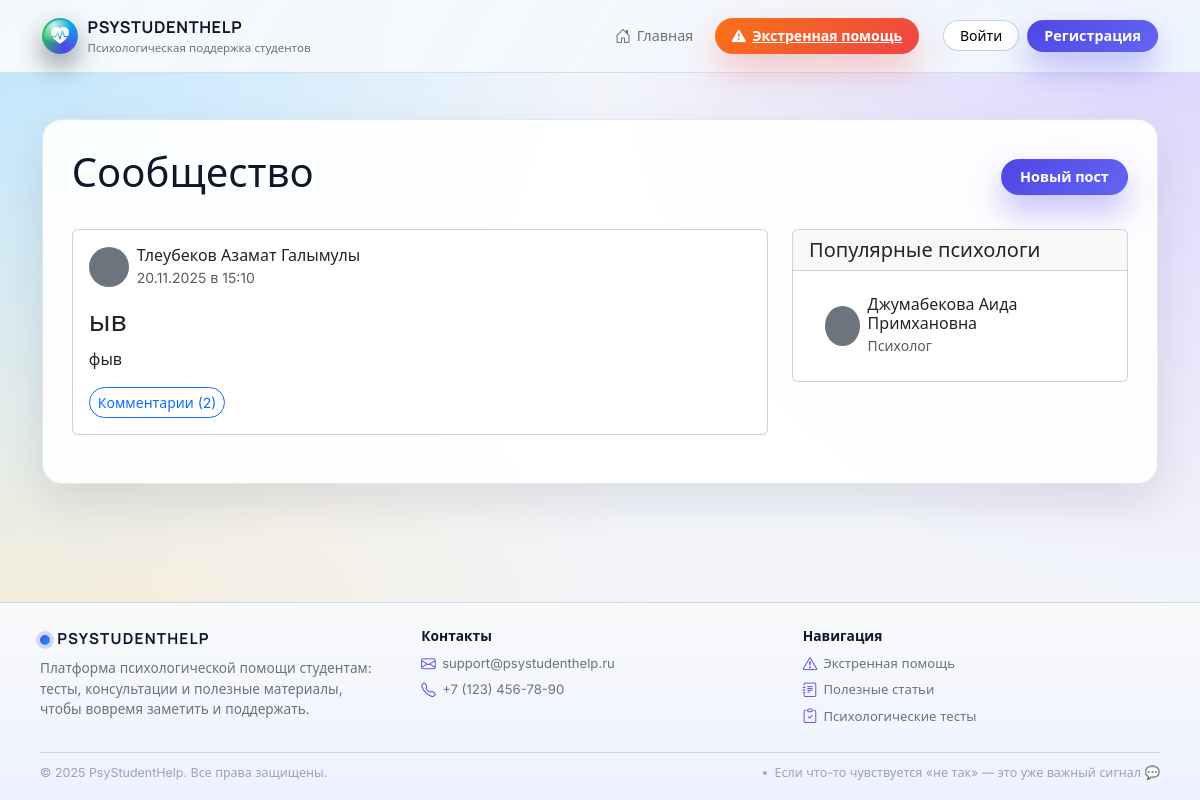
The page /posts on the database its author committed.
### models.py (models this page shows, shortened)
class Post(db.Model):
    __tablename__ = 'post'
    id = db.Column(db.Integer, primary_key=True)
    title = db.Column(db.String(200), nullable=False)
    content = db.Column(db.Text, nullable=False)
    user_id = db.Column(db.Integer, db.ForeignKey('user.id'), nullable=False)
    created_at = db.Column(db.DateTime, default=datetime.utcnow)
    updated_at = db.Column(
        db.DateTime,
        default=datetime.utcnow,
        onupdate=datetime.utcnow,
    )
    comments = db.relationship(
        'Comment',
        backref='post',
        lazy=True,
        cascade='all, delete-orphan',
    )
    author = db.relationship('User', backref='posts', lazy=True)

class User(UserMixin, db.Model):
    __tablename__ = 'user'
    id = db.Column(db.Integer, primary_key=True)
    username = db.Column(db.String(80), unique=True, nullable=False)
    email = db.Column(db.String(120), unique=True, nullable=False, index=True)
    password = db.Column(db.String(200), nullable=False)
    role = db.Column(db.String(20), nullable=False)  # student | psychologist | admin | superadmin
    full_name = db.Column(db.String(100))
    bio = db.Column(db.Text)
    profile_pic = db.Column(db.String(100))
    created_at = db.Column(db.DateTime, default=datetime.utcnow)
    group_id = db.Column(db.Integer, db.ForeignKey('groups.id'))
    comments = db.relationship(
        'Comment',
        backref='author',
        lazy=True,
    )
    tests = db.relationship(
        'Test',
        backref='creator',
        lazy=True,
    )
    test_results = db.relationship(
        'TestResult',
        backref='user',
        lazy=True,
    )
    messages_sent = db.relationship(
        'Message',
        foreign_keys='Message.sender_id',
        backref='sender',
        lazy=True,
    )
    messages_received = db.relationship(
        'Message',
        foreign_keys='Message.recipient_id',
        backref='recipient',
        lazy=True,
    )
    reports = db.relationship(
        'StudentReport',
        foreign_keys='StudentReport.student_id',
        backref='student',
        lazy=True,
    )
    appointments = db.relationship(
        'Appointment',
        foreign_keys='Appointment.student_id',
        backref='student',          # appointment.student в шаблонах
        lazy=True,
    )
    psychologist_appointments = db.relationship(
        'Appointment',
        foreign_keys='Appointment.psychologist_id',
        backref='psychologist',     # appointment.psychologist в шаблонах
        lazy=True,
    )
    meeting_protocols = db.relationship(
        'MeetingProtocol',
        foreign_keys='MeetingProtocol.student_id',
        backref='student',          # protocol.student в шаблонах
        lazy=True,
    )
    psychologist_protocols = db.relationship(
        'MeetingProtocol',
        foreign_keys='MeetingProtocol.psychologist_id',
        backref='psychologist',     # protocol.psychologist в шаблонах
        lazy=True,
    )

### main.py (the view)
@app.route('/posts')
def posts():
    posts = Post.query.order_by(Post.created_at.desc()).all()
    psychologists = (
        User.query.filter_by(role='psychologist')
        .order_by(func.random())
        .limit(5)
        .all()
    )
    return render_template('posts.html', posts=posts, psychologists=psychologists)

### admin.py (called while the page is built)
@admin_bp.before_app_request
def _bootstrap_superadmin_once():
    flag = "SUPERADMIN_BOOTSTRAPPED"
    if not current_app.config.get(flag):
        try:
            ensure_initial_superadmin()
        finally:
            current_app.config[flag] = True

### main.py (called while the page is built)
def get_current_user():
    return current_user if current_user.is_authenticated else None

### templates/posts.html (shortened to what this page needs)
{% extends "base.html" %}
{% block content %}
<div class="d-flex justify-content-between align-items-center mb-4">
    <h1>Сообщество</h1>
    <a href="{{ url_for('create_post') }}" class="btn btn-primary">Новый пост</a>
</div>
{% if posts %}
    <div class="row">
        <div class="col-lg-8">
            {% for post in posts %}
            <div class="card mb-4">
                <div class="card-body">
                    <div class="d-flex align-items-center mb-3">
                        {% if post.author.profile_pic %}
                            <img src="{{ url_for('static', filename='uploads/' + post.author.profile_pic) }}" class="rounded-circle me-2" width="40" height="40">
                        {% else %}
                            <div class="rounded-circle bg-secondary me-2" style="width: 40px; height: 40px;"></div>
                        {% endif %}
                        <div>
                            <h6 class="mb-0">{{ post.author.full_name if post.author.full_name else post.author.username }}</h6>
                            <small class="text-muted">{{ post.created_at.strftime('%d.%m.%Y в %H:%M') }}</small>
                        </div>
                    </div>
                    <h3>{{ post.title }}</h3>
                    <p>{{ post.content }}</p>
                    <div class="d-flex justify-content-between align-items-center mt-3">
                        <a href="{{ url_for('view_post', post_id=post.id) }}" class="btn btn-sm btn-outline-primary">
                            Комментарии ({{ post.comments|length }})
                        </a>
                    </div>
                </div>
            </div>
            {% endfor %}
        </div>
        <div class="col-lg-4">
            <div class="card mb-4">
                <div class="card-header">
                    <h5 class="mb-0">Популярные психологи</h5>
                </div>
                <div class="card-body">
                    <div class="list-group list-group-flush">
                        {% for psych in psychologists %}
                        <a href="{{ url_for('profile', username=psych.username) }}" class="list-group-item list-group-item-action">
                            <div class="d-flex align-items-center">
                                {% if psych.profile_pic %}
                                    <img src="{{ url_for('static', filename='uploads/' + psych.profile_pic) }}" class="rounded-circle me-2" width="40" height="40">
                                {% else %}
                                    <div class="rounded-circle bg-secondary me-2" style="width: 40px; height: 40px;"></div>
                                {% endif %}
                                <div>
                                    <h6 class="mb-0">{{ psych.full_name if psych.full_name else psych.username }}</h6>
                                    <small class="text-muted">{{ psych.bio|truncate(30) if psych.bio else "Психолог" }}</small>
                                </div>
                            </div>
                        </a>
                        {% endfor %}
                    </div>
                </div>
            </div>
        </div>
    </div>
{% else %}
    <div class="alert alert-info">
        Пока нет ни одного поста. <a href="{{ url_for('create_post') }}" class="alert-link">Создайте первый пост</a>.
    </div>
{% endif %}
{% endblock %}

### static/css/style.css (style rules this page uses)
:root { --app-bg: #f3f5fb; --app-bg-alt: #e9edf9; --app-bg-soft: #f9fafb; --app-surface: #ffffff; --app-surface-soft: rgba(255, 255, 255, 0.92); --app-border-subtle: rgba(148, 163, 184, 0.25); --app-border-strong: rgba(15, 23, 42, 0.12); --app-primary: #4f46e5; --app-primary-soft: rgba(79, 70, 229, 0.09); --app-primary-strong: #4338ca; --app-accent: #f97316; --app-accent-soft: rgba(249, 115, 22, 0.08); --app-success: #22c55e; --app-danger: #ef4444; --app-warning: #eab308; --app-info: #0ea5e9; --app-text-main: #0f172a; --app-text-muted: #6b7280; --app-text-soft: #9ca3af; --app-radius-xl: 26px; --app-radius-lg: 20px; --app-radius-md: 14px; --app-radius-sm: 10px; --app-radius-pill: 999px; --app-shadow-soft: 0 18px 45px rgba(15, 23, 42, 0.10); --app-shadow-elevated: 0 28px 70px rgba(15, 23, 42, 0.18); --app-shadow-subtle: 0 10px 30px rgba(15, 23, 42, 0.06); --app-header-height: 72px; --app-transition-fast: 0.16s ease-out; --app-transition-med: 0.22s ease-out; }
*, *::before, *::after { box-sizing: border-box; }
html { scroll-behavior: smooth; }
body.app-shell { margin: 0; min-height: 100vh; display: flex; flex-direction: column; background: radial-gradient(circle at 0% 0%, rgba(125, 211, 252, 0.45) 0, transparent 42%), radial-gradient(circle at 100% 0%, rgba(196, 181, 253, 0.5) 0, transparent 42%), radial-gradient(circle at 0% 100%, rgba(251, 191, 36, 0.2) 0, transparent 48%), var(--app-bg); font-family: "Inter", system-ui, -apple-system, BlinkMacSystemFont, "Segoe UI", sans-serif; color: var(--app-text-main); }
.btn-primary { background: linear-gradient(135deg, #4f46e5, #6366f1); border-color: transparent; border-radius: 999px; padding-inline: 1.15rem; font-weight: 600; font-size: 0.9rem; box-shadow: 0 16px 32px rgba(79, 70, 229, 0.35); }
.btn-outline-primary { border-radius: 999px; }

### rows shown on the page
Post: author "Тлеубеков Азамат Галымулы", created_at "20.11.2025 в 15:10", title "ыв", content "фыв", comments|length "2"
User: full_name "Джумабекова Аида Примхановна", bio "Психолог"

### other values the page prints
{{ 2025 }} "2025"
